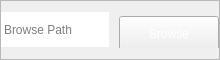
                    <widget class="QFrame" name="frame_92">
                     <property name="minimumSize">
                      <size>
                       <width>0</width>
                       <height>60</height>
                      </size>
                     </property>
                     <property name="maximumSize">
                      <size>
                       <width>16777215</width>
                       <height>60</height>
                      </size>
                     </property>
                     <property name="frameShape">
                      <enum>QFrame::StyledPanel</enum>
                     </property>
                     <property name="frameShadow">
                      <enum>QFrame::Raised</enum>
                     </property>
                     <layout class="QHBoxLayout" name="horizontalLayout_10">
                      <property name="spacing">
                       <number>20</number>
                      </property>
                      <property name="leftMargin">
                       <number>0</number>
                      </property>
                      <property name="rightMargin">
                       <number>0</number>
                      </property>
                      <item>
                       <widget class="QFrame" name="rightButtons_5">
                        <property name="minimumSize">
                         <size>
                          <width>0</width>
                          <height>28</height>
                         </size>
                        </property>
                        <property name="frameShape">
                         <enum>QFrame::NoFrame</enum>
                        </property>
                        <property name="frameShadow">
                         <enum>QFrame::Raised</enum>
                        </property>
                        <layout class="QHBoxLayout" name="horizontalLayout_12">
                         <property name="spacing">
                          <number>10</number>
                         </property>
                         <property name="leftMargin">
                          <number>0</number>
                         </property>
                         <property name="topMargin">
                          <number>0</number>
                         </property>
                         <property name="rightMargin">
                          <number>0</number>
                         </property>
                         <property name="bottomMargin">
                          <number>0</number>
                         </property>
                         <item>
                          <widget class="QLineEdit" name="txtBrowsePath">
                           <property name="minimumSize">
                            <size>
                             <width>0</width>
                             <height>35</height>
                            </size>
                           </property>
                           <property name="styleSheet">
                            <string notr="true">
#txtBrowsePath {
    background-color: rgb(255, 255, 255);
    color: rgb(0, 0, 0);
    border: 1px solid transparent;  /* Initially, set a transparent border */
}

#txtBrowsePath:focus {
    border: 2px solid rgb(85, 170, 255);  /* Change the border color when the button is focused/clicked */
}</string>
                           </property>
                           <property name="readOnly">
                            <bool>true</bool>
                           </property>
                           <property name="placeholderText">
                            <string>Browse Path</string>
                           </property>
                          </widget>
                         </item>
                         <item>
                          <widget class="QPushButton" name="btnBrowse">
                           <property name="minimumSize">
                            <size>
                             <width>100</width>
                             <height>35</height>
                            </size>
                           </property>
                           <property name="maximumSize">
                            <size>
                             <width>28</width>
                             <height>28</height>
                            </size>
                           </property>
                           <property name="cursor">
                            <cursorShape>PointingHandCursor</cursorShape>
                           </property>
                           <property name="toolTip">
                            <string>Close</string>
                           </property>
                           <property name="styleSheet">
                            <string notr="true">color:white;</string>
                           </property>
                           <property name="text">
                            <string>Browse</string>
                           </property>
                           <property name="icon">
                            <iconset resource="resources.qrc">
                             <normaloff>:/icons/images/icons/cil-medical-cross.png</normaloff>:/icons/images/icons/cil-medical-cross.png</iconset>
                           </property>
                           <property name="iconSize">
                            <size>
                             <width>20</width>
                             <height>20</height>
                            </size>
                           </property>
                          </widget>
                         </item>
                        </layout>
                       </widget>
                      </item>
                     </layout>
                    </widget>
